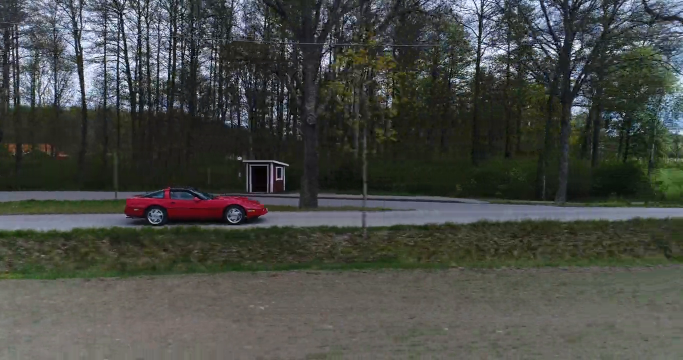
#> input picture frame 21 of opencv/data/araba_video.mp4, 1366 x 720 px (shown at 1/2 size)
$ python u8_video_renk_kanallari.py
#> lines starting #> are read from the running program, lines starting #| are printed output that depends on the picture
import cv2 as cv
import numpy as np

#Giriş ve çıkış video
input_video=r'data/araba_video.mp4'
output_video=r'data/araba_output.mp4'

#video yakalama
cap=cv.VideoCapture(input_video)

#video özelliklerine bak
fourcc=cv.VideoWriter_fourcc(*'mp4v') #Kodek
fps=int(cap.get(cv.CAP_PROP_FPS)) #saniyedeki frame sayısı
width=int(cap.get(cv.CAP_PROP_FRAME_WIDTH)) #genislik
height=int(cap.get(cv.CAP_PROP_FRAME_HEIGHT)) #yükseklik
#kodek=cap.get(cv.CAP_PROP_FOURCC)

out=cv.VideoWriter(output_video,fourcc,fps,(width,height)) #videoyumuzu belirtilen özellikelrde oluşturur

while cap.isOpened():
    ret,frame=cap.read()
#> frame is the input picture: shape (720, 1366, 3); mean B, G, R 68.3, 72.8, 70.5

    if not ret: #okuma başarılı ise
        break

    #renk kanallarını ayarla
    b,g,r=cv.split(frame)
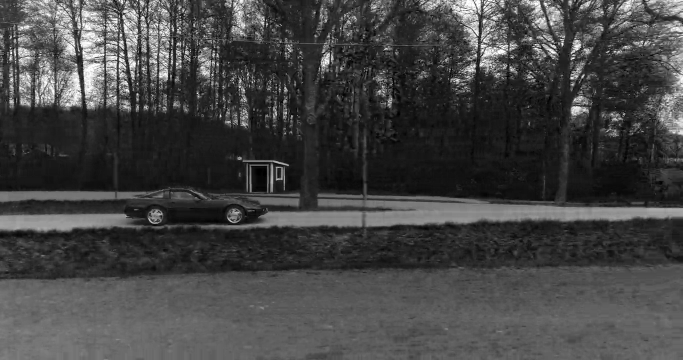
#> b: shape (720, 1366) (shown at 1/2 size); min 0, max 255, mean 68.3
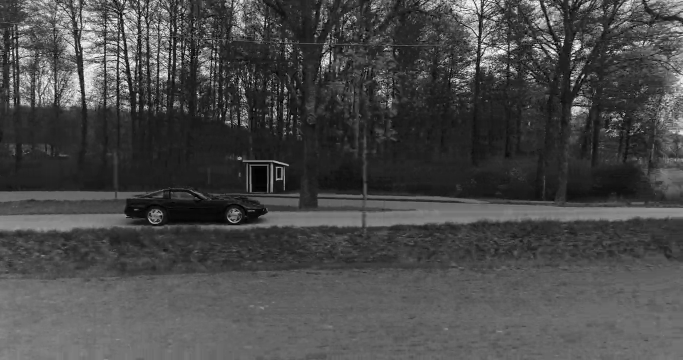
#> g: shape (720, 1366) (shown at 1/2 size); min 0, max 255, mean 72.8
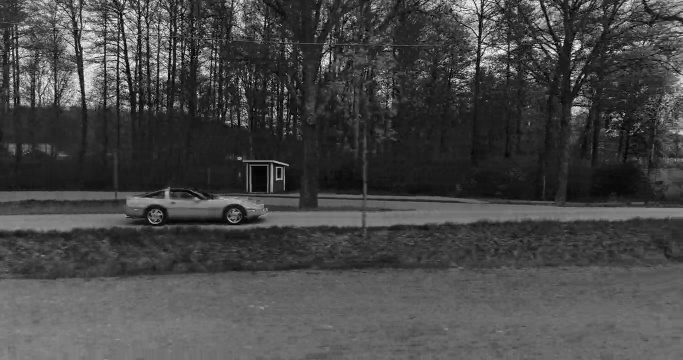
#> r: shape (720, 1366) (shown at 1/2 size); min 0, max 255, mean 70.5

    rgb_frame=cv.merge((b,r,r))
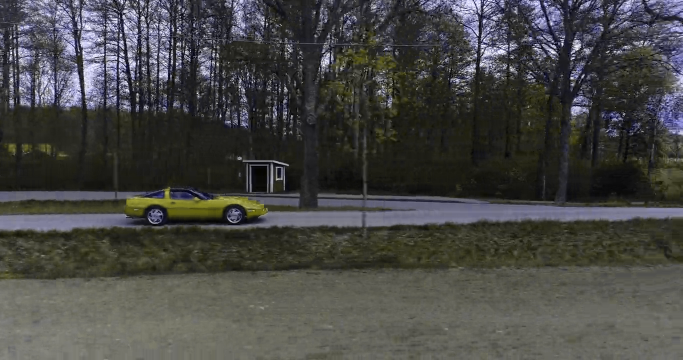
#> rgb_frame: shape (720, 1366, 3) (shown at 1/2 size); mean of channels 0, 1, 2 68.3, 70.5, 70.5; drawn as B, G, R
    cv.imshow('Mavi video',rgb_frame)

    out.write(rgb_frame) #videoya yaz
    if cv.waitKey(1) & 0xFF == ord('q'): #q tusuna basıldıgında
#> (key q is pressed here)
        break
cap.release()
out.release()
cv.destroyAllWindows()

$ run again, starting later in the video
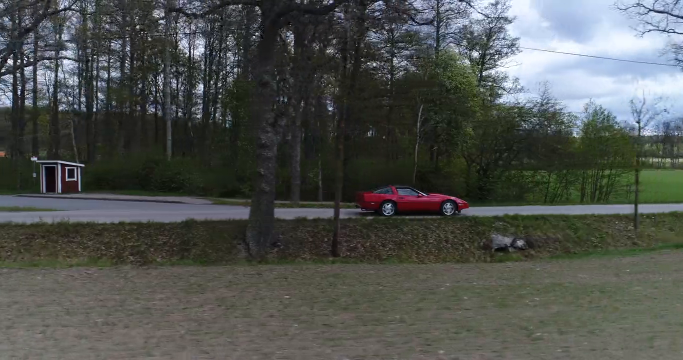
#> input picture frame 97 of opencv/data/araba_video.mp4, 1366 x 720 px (shown at 1/2 size)
#> frame is the input picture: shape (720, 1366, 3); mean B, G, R 78.5, 82, 78.7
#> `b,g,r=cv.split(frame)`:
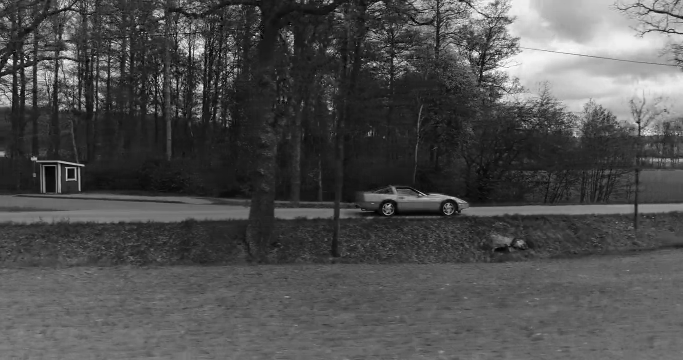
#> r: shape (720, 1366) (shown at 1/2 size); min 0, max 255, mean 78.7
#> `rgb_frame=cv.merge((b,r,r))`:
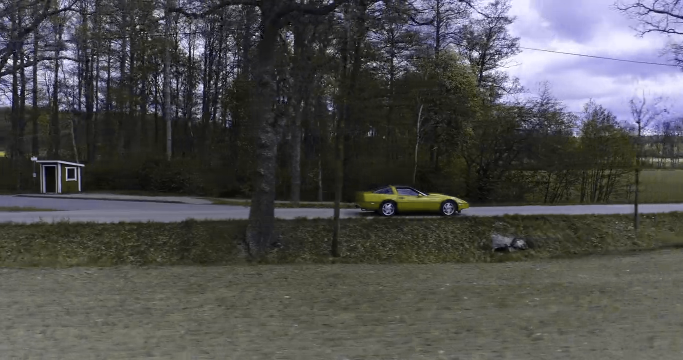
#> rgb_frame: shape (720, 1366, 3) (shown at 1/2 size); mean of channels 0, 1, 2 78.5, 78.7, 78.7; drawn as B, G, R

$ run again, starting later in the video
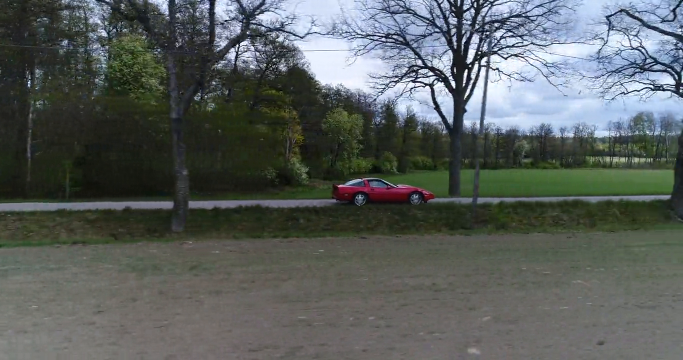
#> input picture frame 172 of opencv/data/araba_video.mp4, 1366 x 720 px (shown at 1/2 size)
#> frame is the input picture: shape (720, 1366, 3); mean B, G, R 92.8, 94.7, 89
#> `b,g,r=cv.split(frame)`:
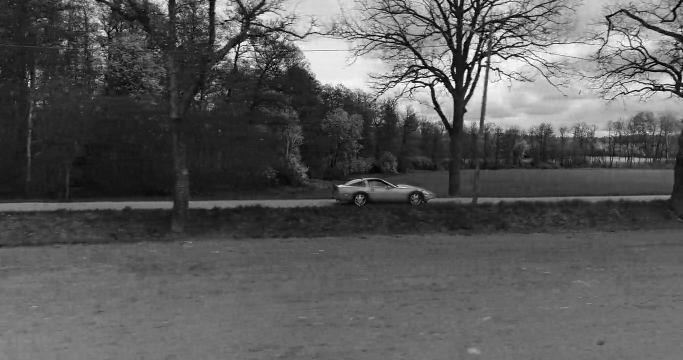
#> r: shape (720, 1366) (shown at 1/2 size); min 0, max 255, mean 89
#> `rgb_frame=cv.merge((b,r,r))`:
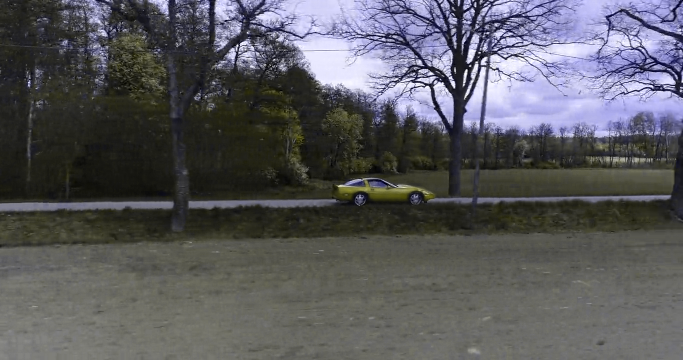
#> rgb_frame: shape (720, 1366, 3) (shown at 1/2 size); mean of channels 0, 1, 2 92.8, 89, 89; drawn as B, G, R
